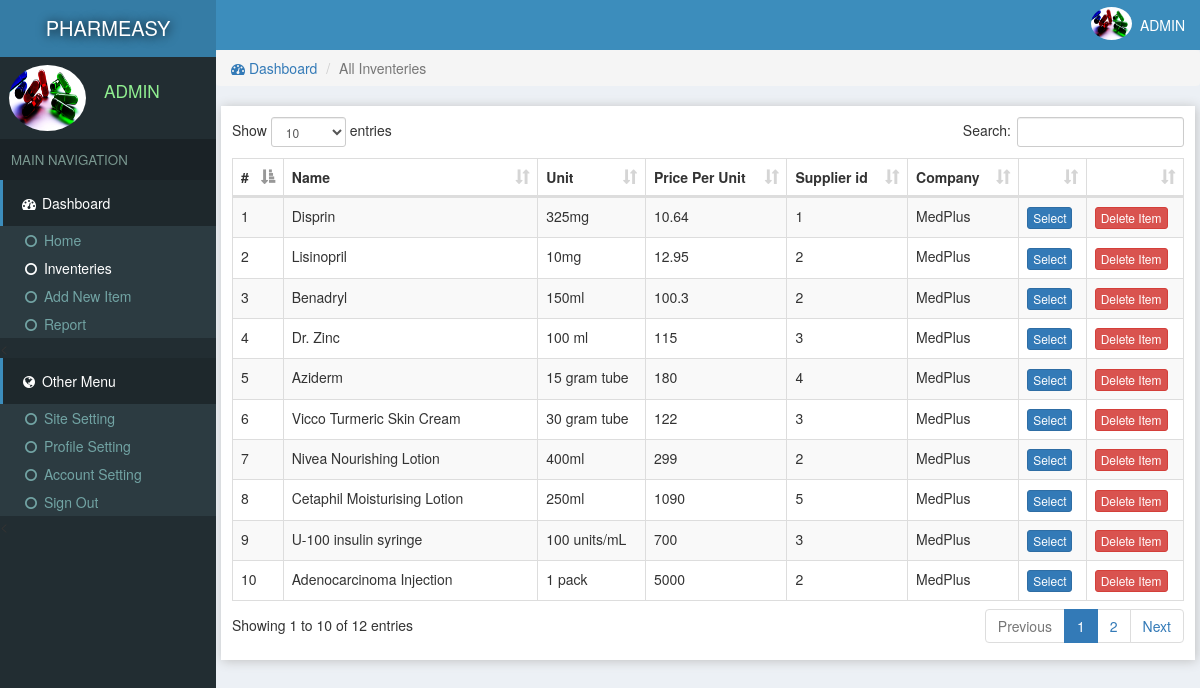
/inventeries.php (signed in), run on the app's committed database.
### tables this page shows
CREATE TABLE `site` (
  `id` int(11) NOT NULL,
  `title` varchar(222) NOT NULL,
  `name` varchar(222) NOT NULL
);

CREATE TABLE `users` (
  `id` int(11) NOT NULL,
  `email` varchar(222) NOT NULL,
  `password` varchar(222) NOT NULL,
  `name` varchar(222) NOT NULL,
  `pic` varchar(222) NOT NULL,
  `number` varchar(222) NOT NULL,
  `date` timestamp NOT NULL DEFAULT current_timestamp()
);

CREATE TABLE `inventeries` (
  `id` int(11) NOT NULL,
  `catId` int(11) NOT NULL,
  `supplier_id` int(11)  NOT NULL,
  `name` text NOT NULL,
  `unit` text NOT NULL,
  `price` text NOT NULL,
  `pic` text NOT NULL,
  `description` text NOT NULL,
  `company` varchar(111) NOT NULL,
  `date` timestamp NOT NULL DEFAULT current_timestamp()
);

### assets/db.php (called while the page is built, shortened)
<?php
    $con = new mysqli('localhost','root','','store');
    $array = $con->query("select * from users where id ='$_SESSION[userId]'");
    $user = $array->fetch_assoc();
?>

### inventeries.php (the view, shortened to what this page needs)
<?php require "assets/function.php" ?>
<?php require 'assets/db.php';?>
<!DOCTYPE html>
<html>
<head>
<link rel="stylesheet" href="js/datatables.net-bs/css/dataTables.bootstrap.min.css">
  <?php require "assets/autoloader.php" ?>
</head>
<body style="background: #ECF0F5;padding:0;margin:0">
<div class="dashboard" style="position: fixed;width: 18%;height: 100%;background:#222D32">
  <div style="background:#357CA5;padding: 14px 3px;color:white;font-size: 15pt;text-align: center;text-shadow: 1px 1px 11px black">
    <a href="index.php" style="color: white;text-decoration: none;"><?php echo strtoupper(siteName()); ?> </a>
  </div>
  <div class="flex" style="padding: 3px 7px;margin:5px 2px;">
    <div><img src="photo/<?php echo $user['pic'] ?>" class='img-circle' style='width: 77px;height: 66px'></div>
    <div style="color:lightgreen;font-size: 13pt;padding: 14px 7px;margin-left: 11px;"><?php echo ucfirst($user['name']); ?></div>
  </div>
  <div style="background: #1A2226;font-size: 10pt;padding: 11px;color: #79978F">MAIN NAVIGATION</div>
  <div>
    <div style="background:#1E282C;color: white;padding: 13px 17px;border-left: 3px solid #3C8DBC;"><span><i class="fa fa-dashboard fa-fw"></i> Dashboard</span></div>
    <div class="item">
      <ul class="nostyle zero">
        <a href="index.php"><li ><i class="fa fa-circle-o fa-fw"></i> Home</li></a>
        <a href="inventeries.php"><li style="color: white"><i class="fa fa-circle-o fa-fw"></i> Inventeries</li></a>
       <a href="addnew.php"><li><i class="fa fa-circle-o fa-fw"></i> Add New Item</li></a>
        <a href="reports.php"><li><i class="fa fa-circle-o fa-fw"></i> Report</li></a>
      </ul><
    </div>
  </div>
  <div style="background:#1E282C;color: white;padding: 13px 17px;border-left: 3px solid #3C8DBC;"><span><i class="fa fa-globe fa-fw"></i> Other Menu</span></div>
  <div class="item">
      <ul class="nostyle zero">
        <a href="sitesetting.php"><li><i class="fa fa-circle-o fa-fw"></i> Site Setting</li></a>
       <a href="profile.php"><li><i class="fa fa-circle-o fa-fw"></i> Profile Setting</li></a>
        <a href="accountSetting.php"><li><i class="fa fa-circle-o fa-fw"></i> Account Setting</li></a>
        <a href="logout.php"><li><i class="fa fa-circle-o fa-fw"></i> Sign Out</li></a>
      </ul><
    </div>
</div>
<div class="marginLeft" >
  <div style="color:white;background:#3C8DBC" >
    <div class="pull-right flex rightAccount" style="padding-right: 11px;padding: 7px;">
      <div><img src="photo/<?php echo $user['pic'] ?>" style='width: 41px;height: 33px;' class='img-circle'></div>
      <div style="padding: 8px"><?php echo ucfirst($user['name']) ?></div>
    </div>
  </div>
<?php
if (isset($_GET['catId']))
{
  $catId = $_GET['catId'];
  $array = $con->query("select * from categories where id='$catId'");
  $catArray =$array->fetch_assoc();
  $catName = $catArray['name'];
  $stockArray = $con->query("select * from inventeries where catId='$catArray[id]'");
}
else
{
  $catName = "All Inventeries";
  $stockArray = $con->query("select * from inventeries");
}
 ?>
  <div class="content">
   <ol class="breadcrumb ">
        <li><a href="index.php"><i class="fa fa-dashboard"></i> Dashboard</a></li>
        <li class="active"><?php echo $catName ?></li>
    </ol>
  <div class="tableBox" >
    <table id="dataTable" class="table table-bordered table-striped" style="z-index: -1">
      <thead>
        <th>#</th>
        <th>Name</th>
        <th>Unit</th>
        <th>Price Per Unit</th>
        <th>Supplier id</th>
        <th>Company</th>
        <th></th>
        <th></th>
      </thead>
     <tbody>
      <?php $i=0;
        while ($row = $stockArray->fetch_assoc())
        {
          $i=$i+1;
          $id = $row['id'];
        ?>
          <tr>
            <td><?php echo $i; ?></td>
            <td><?php echo $row['name']; ?></td>
            <td><?php echo $row['unit']; ?></td>
            <td><?php echo $row['price']; ?></td>
            <td><?php echo $row['supplier_id']; ?></td>
            <td><?php echo $row['company']; ?></td>
            <?php
            if (!empty($_SESSION['bill']))
            {
            foreach ($_SESSION['bill'] as $key => $value)
            {
              if (in_array($row['id'], $_SESSION['bill'][$key]))
              {
                echo "<td>Selected</td>";break;
              }
               else
               {
              ?>
            <td id='selection<?php echo $i; ?>'><button class="btn btn-primary btn-xs" onclick="addInBill('<?php echo $id ?>','<?php echo $i; ?>')">Select</button></td>
              <?php break;} } } else {?>
              <td id='selection<?php echo $i; ?>'><button class="btn btn-primary btn-xs" onclick="addInBill('<?php echo $id ?>','<?php echo $i; ?>')">Select</button></td>
              <?php } ?>
              <td colspan="center"><a href="delete.php?item=<?php echo $row['id'] ?>&url=<?php echo $_SERVER['QUERY_STRING'] ?>"><button class='btn btn-danger btn-xs'>Delete Item</button></a></td>
          </tr>
      <?php
        }
       ?>
     </tbody>
    </table>
  </div>
  </div>
</div>
</body>
</html>

### data on the page
site: name "PHARMEASY"
users: pic (picture), name "ADMIN"
inventeries: name "Disprin", unit "325mg", price "10.64", supplier "1", company "MedPlus"
inventeries: name "Lisinopril", unit "10mg", price "12.95", supplier "2", company "MedPlus"
inventeries: name "Benadryl", unit "150ml", price "100.3", supplier "2", company "MedPlus"
inventeries: name "Dr. Zinc", unit "100 ml", price "115", supplier "3", company "MedPlus"
inventeries: name "Aziderm", unit "15 gram tube", price "180", supplier "4", company "MedPlus"
inventeries: name "Vicco Turmeric Skin Cream", unit "30 gram tube", price "122", supplier "3", company "MedPlus"
inventeries: name "Nivea Nourishing Lotion", unit "400ml", price "299", supplier "2", company "MedPlus"
inventeries: name "Cetaphil Moisturising Lotion", unit "250ml", price "1090", supplier "5", company "MedPlus"
inventeries: name "U-100 insulin syringe", unit "100 units/mL", price "700", supplier "3", company "MedPlus"
inventeries: name "Adenocarcinoma Injection", unit "1 pack", price "5000", supplier "2", company "MedPlus"

### other printed values
$catName "All Inventeries"
